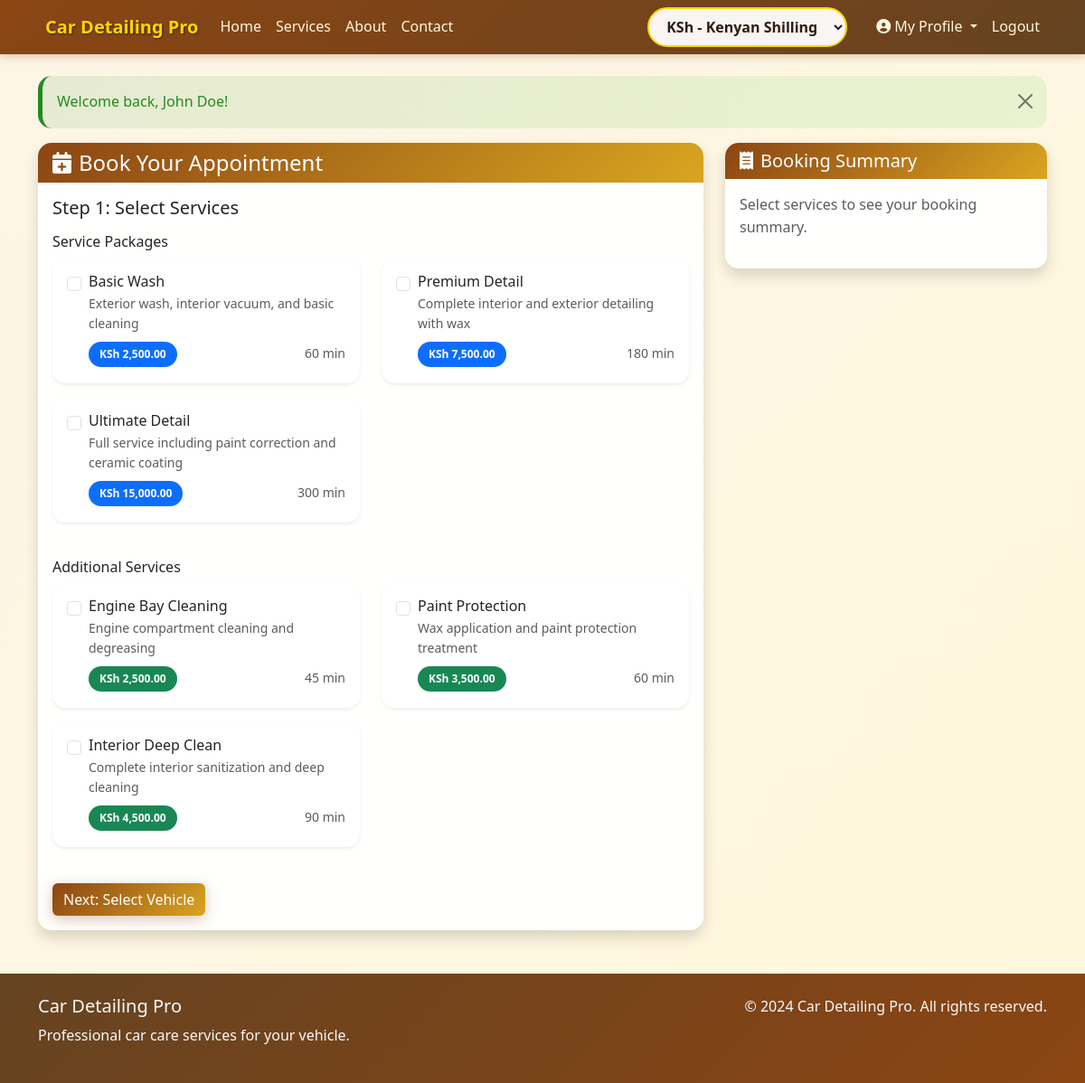
/index.php?page=booking (signed in), run on the app's committed database.
### tables this page shows
CREATE TABLE services (
    id INT AUTO_INCREMENT PRIMARY KEY,
    name VARCHAR(100) NOT NULL,
    description TEXT,
    price DECIMAL(10,2) NOT NULL,
    duration INT NOT NULL COMMENT 'Duration in minutes',
    category ENUM('package', 'addon') DEFAULT 'package',
    is_active TINYINT(1) DEFAULT 1,
    created_at TIMESTAMP DEFAULT CURRENT_TIMESTAMP,
    INDEX idx_category (category),
    INDEX idx_active (is_active)
);

### pages/booking.php (the view, shortened to what this page needs)
<?php
$vehicles = get_user_vehicles($_SESSION['user_id']);
$packages = get_services('package');
$addons = get_services('addon');
?>
<div class="row">
    <div class="col-lg-8">
        <div class="card shadow">
            <div class="card-header bg-primary text-white">
                <h4 class="mb-0"><i class="fas fa-calendar-plus me-2"></i>Book Your Appointment</h4>
            </div>
            <div class="card-body">
                <?php if (empty($vehicles)): ?>
                    <div class="alert alert-warning">
                        <h5><i class="fas fa-exclamation-triangle me-2"></i>No Vehicles in Your Garage</h5>
                        <p>You need to add a vehicle to your garage before booking services.</p>
                        <a href="index.php?page=profile" class="btn btn-primary">Add Vehicle</a>
                    </div>
                <?php else: ?>
                    <form method="POST" action="" id="bookingForm">
                        <div class="booking-step" id="step1">
                            <h5 class="mb-3">Step 1: Select Services</h5>
                            <div class="mb-4">
                                <h6>Service Packages</h6>
                                <div class="row">
                                    <?php foreach ($packages as $package): ?>
                                        <div class="col-md-6 mb-3">
                                            <div class="card border-0 shadow-sm h-100">
                                                <div class="card-body">
                                                    <div class="form-check">
                                                        <input class="form-check-input" type="checkbox" name="services[]" value="<?php echo $package['id']; ?>" id="service_<?php echo $package['id']; ?>">
                                                        <label class="form-check-label" for="service_<?php echo $package['id']; ?>">
                                                            <h6 class="mb-1"><?php echo htmlspecialchars($package['name']); ?></h6>
                                                            <p class="text-muted small mb-2"><?php echo htmlspecialchars($package['description']); ?></p>
                                                            <div class="d-flex justify-content-between align-items-center">
                                                                <span class="badge bg-primary"><?php echo format_currency($package['price']); ?></span>
                                                                <small class="text-muted"><?php echo $package['duration']; ?> min</small>
                                                            </div>
                                                        </label>
                                                    </div>
                                                </div>
                                            </div>
                                        </div>
                                    <?php endforeach; ?>
                                </div>
                            </div>
                            <div class="mb-4">
                                <h6>Additional Services</h6>
                                <div class="row">
                                    <?php foreach ($addons as $addon): ?>
                                        <div class="col-md-6 mb-3">
                                            <div class="card border-0 shadow-sm h-100">
                                                <div class="card-body">
                                                    <div class="form-check">
                                                        <input class="form-check-input" type="checkbox" name="services[]" value="<?php echo $addon['id']; ?>" id="service_<?php echo $addon['id']; ?>">
                                                        <label class="form-check-label" for="service_<?php echo $addon['id']; ?>">
                                                            <h6 class="mb-1"><?php echo htmlspecialchars($addon['name']); ?></h6>
                                                            <p class="text-muted small mb-2"><?php echo htmlspecialchars($addon['description']); ?></p>
                                                            <div class="d-flex justify-content-between align-items-center">
                                                                <span class="badge bg-success"><?php echo format_currency($addon['price']); ?></span>
                                                                <small class="text-muted"><?php echo $addon['duration']; ?> min</small>
                                                            </div>
                                                        </label>
                                                    </div>
                                                </div>
                                            </div>
                                        </div>
                                    <?php endforeach; ?>
                                </div>
                            </div>
                            <button type="button" class="btn btn-primary" onclick="nextStep()">Next: Select Vehicle</button>
                        </div>
                    </form>
                <?php endif; ?>
            </div>
        </div>
    </div>
    <div class="col-lg-4">
        <div class="card shadow sticky-top" style="top: 20px;">
            <div class="card-header bg-info text-white">
                <h5 class="mb-0"><i class="fas fa-receipt me-2"></i>Booking Summary</h5>
            </div>
            <div class="card-body">
                <div id="bookingSummary">
                    <p class="text-muted">Select services to see your booking summary.</p>
                </div>
            </div>
        </div>
    </div>
</div>

### assets/css/style.css (style rules this page uses)
:root { --primary-color: #8B4513; --secondary-color: #FFD700; --accent-color: #DAA520; --light-gold: #FFF8DC; --dark-brown: #654321; --warm-white: #FDF5E6; --text-dark: #2F1B14; --text-light: #8B7355; --success-color: #228B22; --danger-color: #DC143C; --warning-color: #FF8C00; --info-color: #4169E1; }
body { font-family: 'Segoe UI', Tahoma, Geneva, Verdana, sans-serif; background: linear-gradient(135deg, var(--warm-white) 0%, var(--light-gold) 100%); color: var(--text-dark); line-height: 1.6; }
.btn-primary { background: linear-gradient(135deg, var(--primary-color) 0%, var(--accent-color) 100%); border: none; color: white; transition: all 0.3s ease; box-shadow: 0 4px 15px rgba(139, 69, 19, 0.3); }
.card { background: rgba(255, 255, 255, 0.95); border: none; border-radius: 15px; box-shadow: 0 8px 25px rgba(139, 69, 19, 0.15); transition: all 0.3s ease; backdrop-filter: blur(10px); }
.card-header { background: linear-gradient(135deg, var(--primary-color) 0%, var(--accent-color) 100%); color: white; border-radius: 15px 15px 0 0 !important; border: none; }
.badge { padding: 8px 12px; border-radius: 20px; font-weight: 600; }

### data on the page
services: name "Basic Wash", description "Exterior wash, interior vacuum, and basic cleaning", price "KSh 2,500.00", duration "60"
services: name "Premium Detail", description "Complete interior and exterior detailing with wax", price "KSh 7,500.00", duration "180"
services: name "Ultimate Detail", description "Full service including paint correction and ceramic coating", price "KSh 15,000.00", duration "300"
services: name "Engine Bay Cleaning", description "Engine compartment cleaning and degreasing", price "KSh 2,500.00", duration "45"
services: name "Paint Protection", description "Wax application and paint protection treatment", price "KSh 3,500.00", duration "60"
services: name "Interior Deep Clean", description "Complete interior sanitization and deep cleaning", price "KSh 4,500.00", duration "90"

### other printed values
$flash['message'] "Welcome back, John Doe!"
form field value "KSh - Kenyan Shilling"
